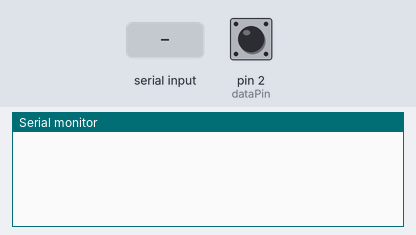
Simulated run of this sketch. Board: Arduino Uno, built with avr-gcc and run on an emulated ATmega328P. On the bench: the last lines printed to the serial monitor. The inputs (shaded band) are chosen by the test bench; at power-on: pin 2 (dataPin) HIGH.

Above: at 1.2 s.
1.3 s: "temp?\n" received over Serial
At 2.5 s:
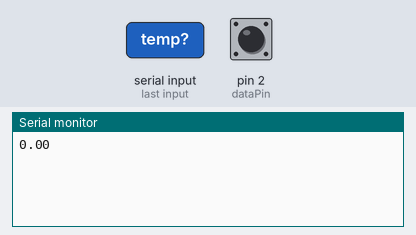
2.8 s: "data?\n" received over Serial
At 7.5 s:
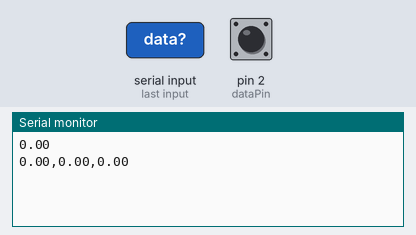

Measured:
- after the input at 1.3 s, the serial monitor: prints a new line at once (image 1)
- after the input at 2.8 s, the serial monitor: prints a new line after 3.5 s (image 2)

The sketch:

temperature_sensor.ino
```cpp
#include <Sensirion.h>

const uint8_t dataPin  =  2;
const uint8_t clockPin =  3;

float temperature;
float humidity;
float dewpoint;

String inputString = "";
boolean stringComplete = false;

Sensirion tempSensor = Sensirion(dataPin, clockPin);

void setup()
{
  Serial.begin(9600);
  inputString.reserve(200);
}

void loop()
{
  /* Serial Commands and Communications */
  if (stringComplete) {
    tempSensor.measure(&temperature, &humidity, &dewpoint);
    if (inputString == "temp?") Serial.println(temperature);
    else if (inputString == "hum?") Serial.println(humidity);
    else if (inputString == "dew?") Serial.println(dewpoint);
    else if (inputString == "data?") {
      Serial.print(temperature);
      Serial.print(",");
      Serial.print(humidity);
      Serial.print(",");
      Serial.println(dewpoint);
    }
    inputString = "";
    stringComplete = false;
    delay(5000);
  }
}
```

serialEvent.ino
```cpp
/* requires delcaration of:
String inputString = "";
boolean stringComplete = false;
and line:
Serial.begin(9600);
inputString.reserve(200);
in setup() */

void serialEvent(){
  /* Serial Communications */
  while (Serial.available()) {
    char inChar = (char)Serial.read();
    if (inChar == '\n'){
      stringComplete = true;
      break;}
    inputString += inChar;
    //if (inChar == '\n') stringComplete = true;
  }
}
```
